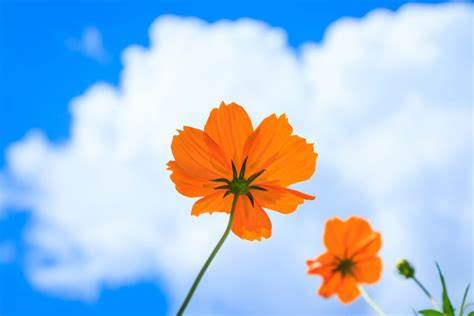
#> input picture OIP.jpeg, 474 x 316 px
$ jupyter execute DIO.ipynb
#> lines starting #> are read from the running program, lines starting #| are printed output that depends on the picture; after the words box and inside, x2 and y2 are one past the last pixel; in counts of white or black regions, pixels touching at a corner belong together
[cell 1]
import cv2
import numpy as np

# Lê a imagem
img = cv2.imread('OIP.jpeg')
#> img is the input picture: shape (316, 474, 3); mean B, G, R 223.2, 196.2, 169.7

# Converte para escala de cinza
gray = cv2.cvtColor(img, cv2.COLOR_BGR2GRAY)
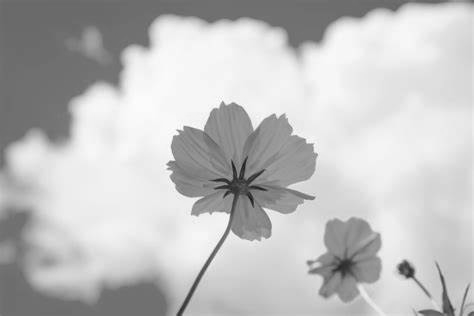
#> gray: shape (316, 474); min 18, max 254, mean 191.3

# Aplica desfoque Gaussiano
suave = cv2.GaussianBlur(gray, (7, 7), 0)

# Limiariza a imagem
_, binarizada = cv2.threshold(suave, 160, 255, cv2.THRESH_BINARY_INV)
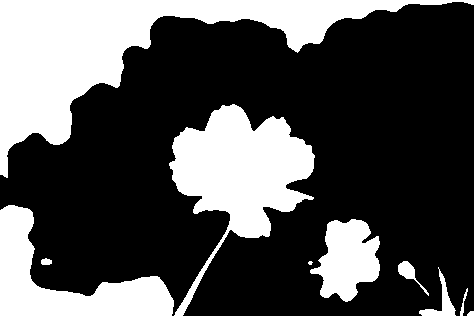
#> binarizada: shape (316, 474); 31.8% white; 10 white regions (1 under 20 px), largest, box (x1, y1, x2, y2) and area: (0, 0, 474, 178) 22396, (169, 104, 315, 316) 12823, (0, 205, 174, 316) 7726

# Converte imagens em escala de cinza para BGR
suave_bgr = cv2.cvtColor(suave, cv2.COLOR_GRAY2BGR)
binarizada_bgr = cv2.cvtColor(binarizada, cv2.COLOR_GRAY2BGR)

# Cria uma imagem empilhada para visualização
resultado = np.vstack([
    np.hstack([suave_bgr, binarizada_bgr]),
    np.hstack([binarizada_bgr, cv2.bitwise_and(img, img, mask=binarizada)])
])
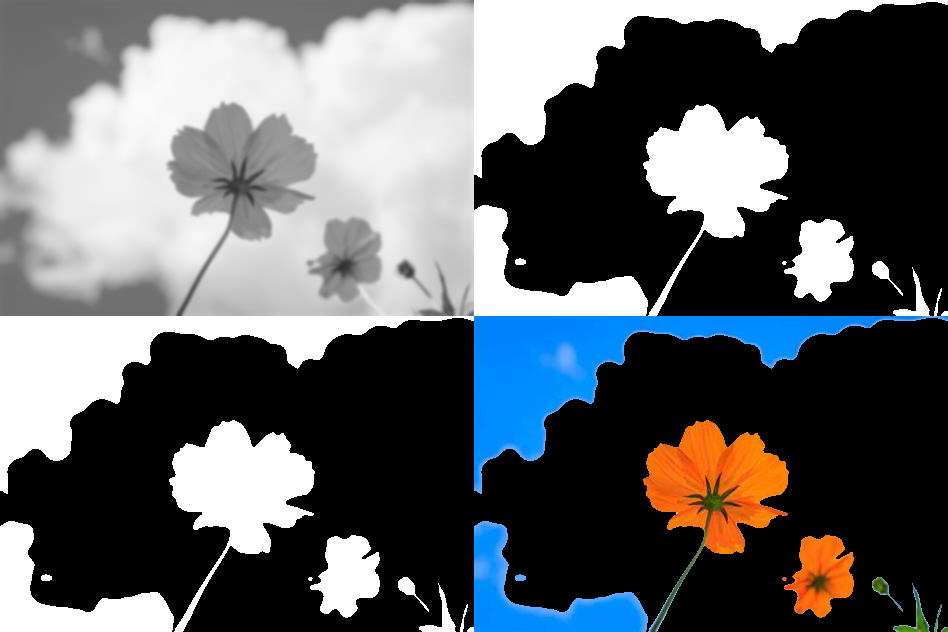
#> resultado: shape (632, 948, 3); mean B, G, R 101.7, 98.7, 95.5

# Exibe o resultado
cv2.imshow("Binarização da imagem", resultado)
cv2.waitKey(0)
cv2.destroyAllWindows()
